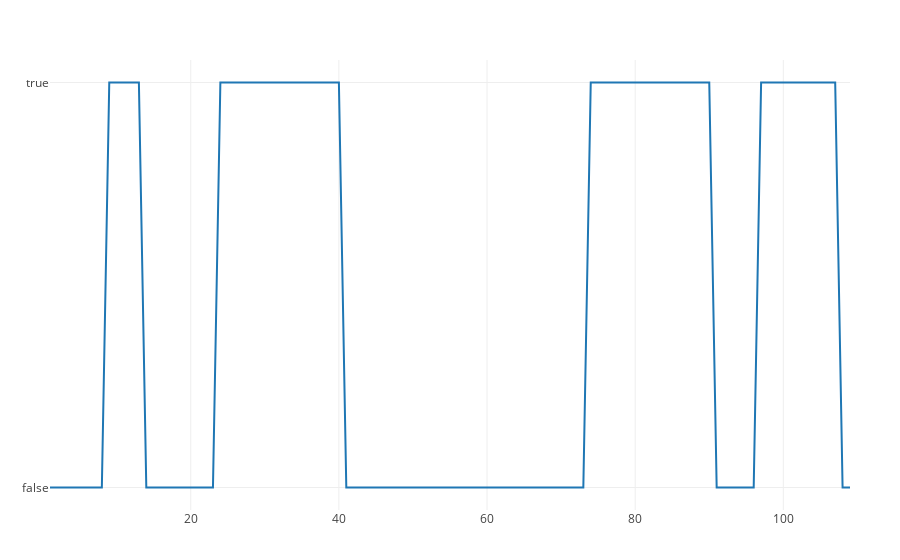

The notebook cell this image was saved under:
### Code cell
print(c)

### Figure 1 — Plotly figure (JSON) as saved in the notebook; plotly's stock layout.template omitted (floating-point values rounded to 4 significant figures)
{"data": [{"type": "scatter", "x": [1, 2, 3, 4, 5, 6, 7, 8, 9, 10, 11, 12, 13, 14, 15, 16, 17, 18, 19, 20, 21, 22, 23, 24, 25, 26, 27, 28, 29, 30, 31, 32, 33, 34, 35, 36, 37, 38, 39, 40, 41, 42, 43, 44, 45, 46, 47, 48, 49, 50, 51, 52, 53, 54, 55, 56, 57, 58, 59, 60, 61, 62, 63, 64, 65, 66, 67, 68, 69, 70, 71, 72, 73, 74, 75, 76, 77, 78, 79, 80, 81, 82, 83, 84, 85, 86, 87, 88, 89, 90, 91, 92, 93, 94, 95, 96, 97, 98, 99, 100, 101, 102, 103, 104, 105, 106, 107, 108, 109], "y": [false, false, false, false, false, false, false, false, true, true, true, true, true, false, false, false, false, false, false, false, false, false, false, true, true, true, true, true, true, true, true, true, true, true, true, true, true, true, true, true, false, false, false, false, false, false, false, false, false, false, false, false, false, false, false, false, false, false, false, false, false, false, false, false, false, false, false, false, false, false, false, false, false, true, true, true, true, true, true, true, true, true, true, true, true, true, true, true, true, true, false, false, false, false, false, false, true, true, true, true, true, true, true, true, true, true, true, false, false]}], "layout": {"autosize": true, "margin": {"b": 50, "l": 50, "r": 50, "t": 60}, "xaxis": {"autorange": true, "range": [1, 109], "type": "linear"}, "yaxis": {"autorange": true, "range": [-0.05556, 1.056], "type": "category"}}}
